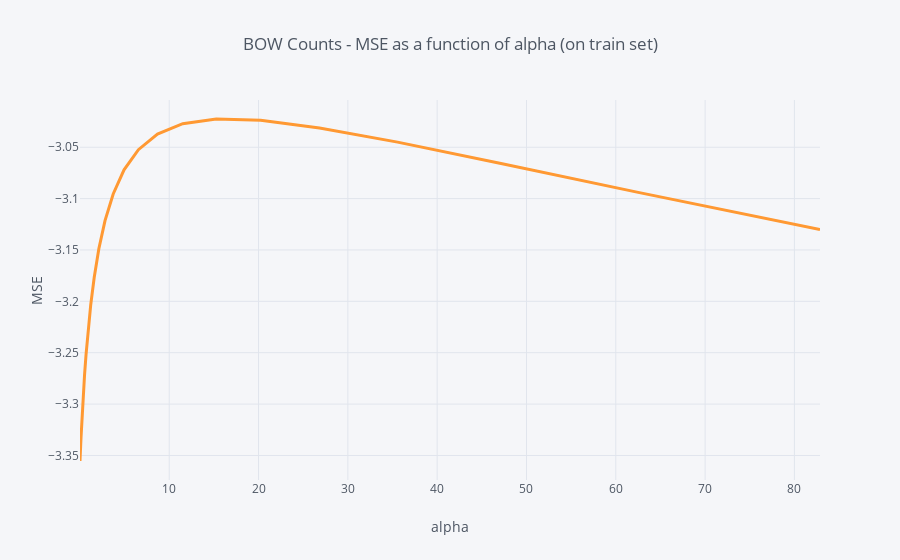

The code cell stored with this chart in its notebook:
### Code cell
cv_results = pd.DataFrame(MSE_by_alpha, columns = ['alpha', 'MSE'])
cv_results.query('alpha < 100').set_index('alpha').MSE.iplot(title = 'BOW Counts - MSE as a function of alpha (on train set)', xTitle = 'alpha', yTitle = 'MSE', width = 3, hline=(0,0))

### Figure 1 — Plotly figure (JSON) as saved in the notebook; plotly's stock layout.template omitted (floating-point values rounded to 4 significant figures)
{"data": [{"line": {"color": "rgba(255, 153, 51, 1.0)", "dash": "solid", "shape": "linear", "width": 3}, "mode": "lines", "name": "MSE", "text": "", "type": "scatter", "x": [0.01, 0.01326, 0.01758, 0.0233, 0.03089, 0.04095, 0.05429, 0.07197, 0.09541, 0.1265, 0.1677, 0.2223, 0.2947, 0.3907, 0.5179, 0.6866, 0.9103, 1.207, 1.6, 2.121, 2.812, 3.728, 4.942, 6.551, 8.685, 11.51, 15.26, 20.24, 26.83, 35.56, 47.15, 62.51, 82.86], "y": [-3.355, -3.355, -3.354, -3.354, -3.351, -3.349, -3.347, -3.343, -3.338, -3.332, -3.325, -3.316, -3.304, -3.289, -3.272, -3.252, -3.229, -3.204, -3.177, -3.149, -3.121, -3.095, -3.072, -3.052, -3.037, -3.027, -3.023, -3.024, -3.031, -3.045, -3.066, -3.094, -3.13]}], "layout": {"autosize": true, "legend": {"bgcolor": "#F5F6F9", "font": {"color": "#4D5663"}}, "paper_bgcolor": "#F5F6F9", "plot_bgcolor": "#F5F6F9", "shapes": [{"line": {"color": "#db4052", "dash": "solid", "width": 1}, "type": "line", "x0": 0, "x1": 1, "xref": "paper", "y0": [0, 0], "y1": [0, 0], "yref": "y"}], "title": {"font": {"color": "#4D5663"}, "text": "BOW Counts - MSE as a function of alpha (on train set)"}, "xaxis": {"autorange": true, "gridcolor": "#E1E5ED", "range": [0.01, 82.86], "showgrid": true, "tickfont": {"color": "#4D5663"}, "title": {"font": {"color": "#4D5663"}, "text": "alpha"}, "type": "linear", "zerolinecolor": "#E1E5ED"}, "yaxis": {"autorange": true, "gridcolor": "#E1E5ED", "range": [-3.374, -3.004], "showgrid": true, "tickfont": {"color": "#4D5663"}, "title": {"font": {"color": "#4D5663"}, "text": "MSE"}, "type": "linear", "zerolinecolor": "#E1E5ED"}}}
